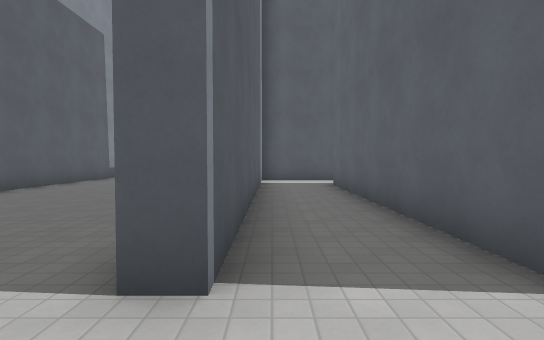
View 1 (above)

24 first-person views from a walk through a level from a Godot 3-D game. The camera is 1.5 m above the floor, tilts 2° down and sees 80° across. The floor is counted in squares, 2 m on a side. Each view is taken from the middle of a square. On the plan, view 1 faces up. The plan holds only what a view shows up to about 11 squares ahead; the rest is blank. The place goes on beyond the plan. Characters and animated objects are left out. Surface patterns are stand-ins for the level's own textures.

View 2
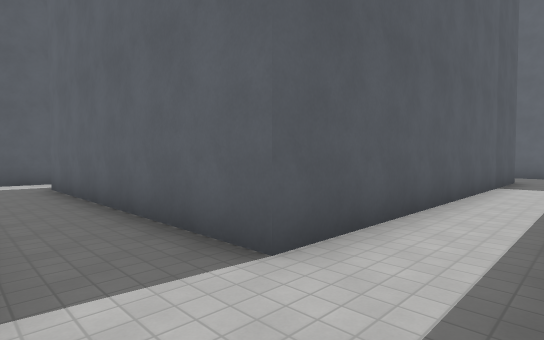

View 3
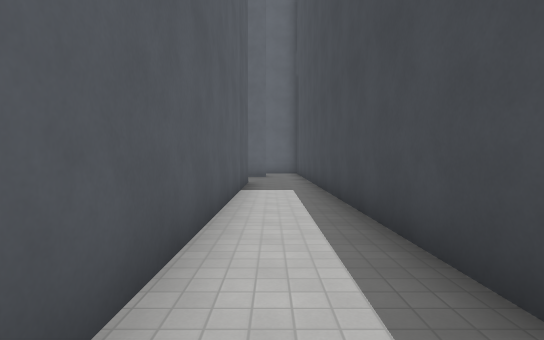

View 4
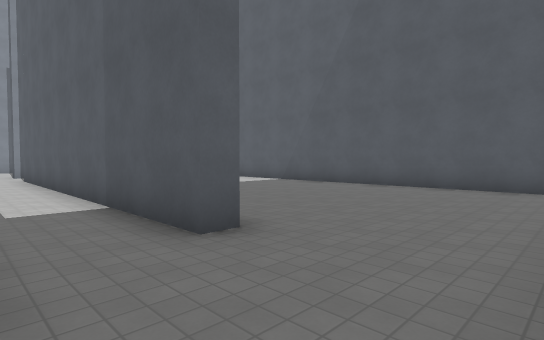

View 5
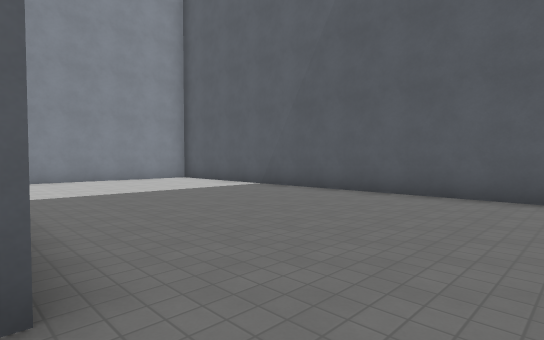

View 6
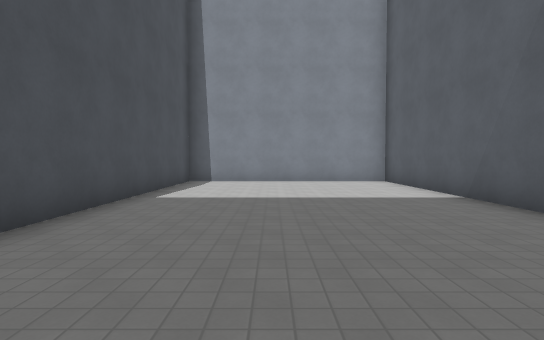

View 7
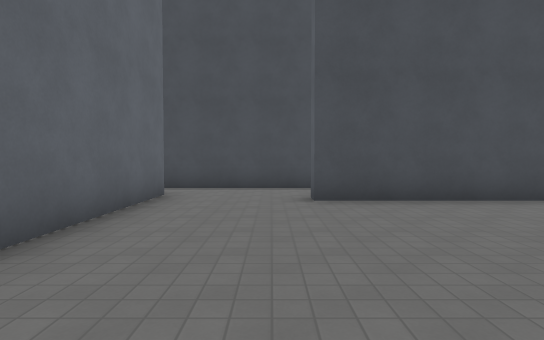

View 8
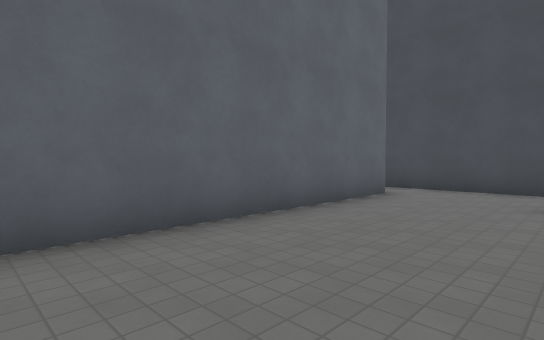

View 9
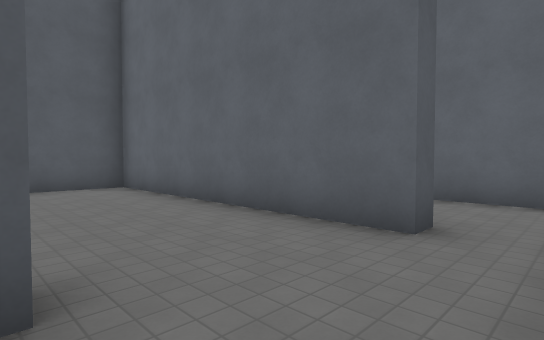

View 10
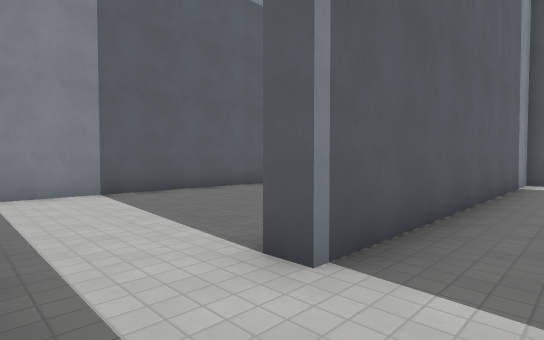

View 11
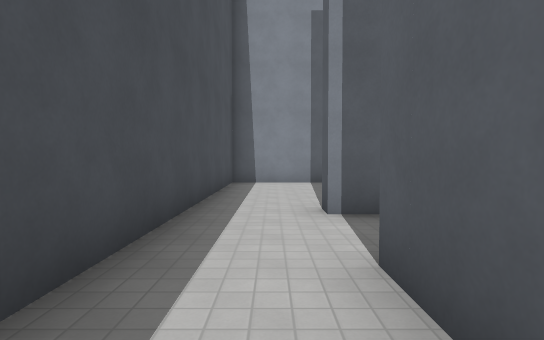

View 12
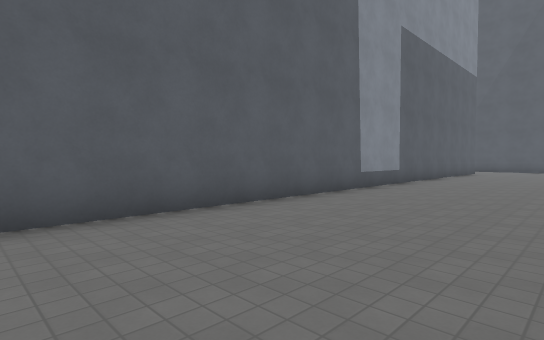

View 13
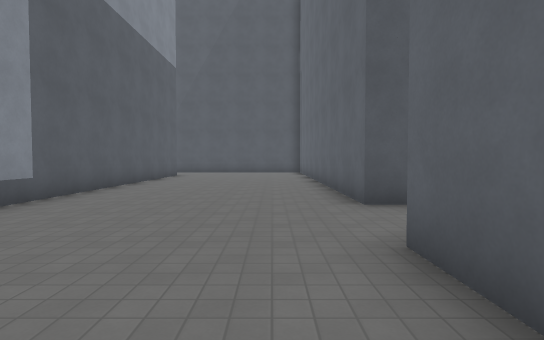

View 14
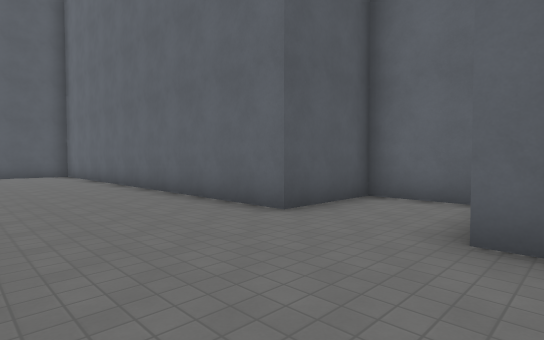

View 15
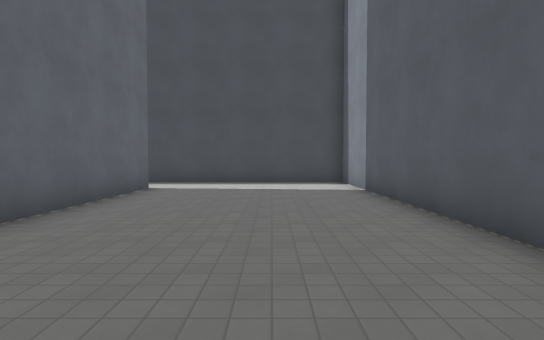

View 16
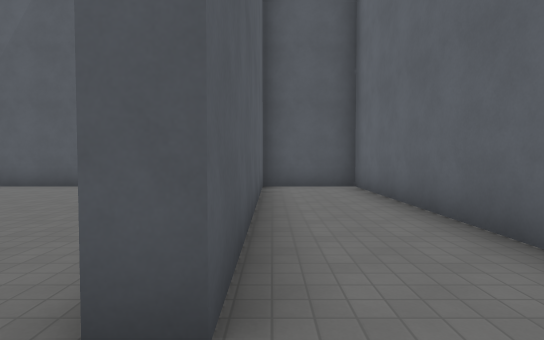

View 17
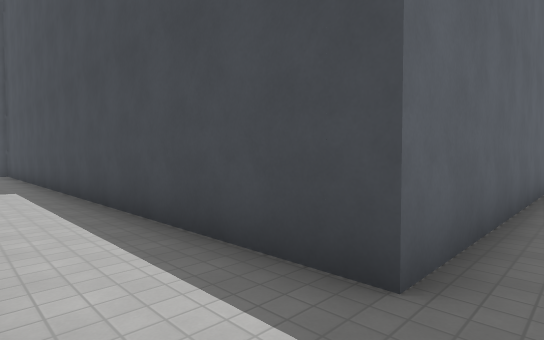

View 18
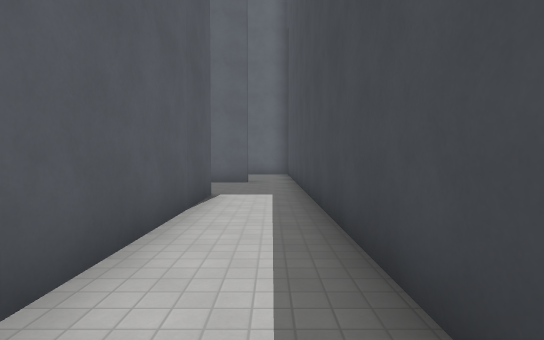

View 19
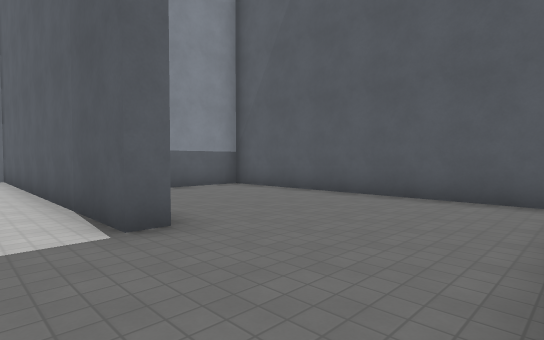

View 20
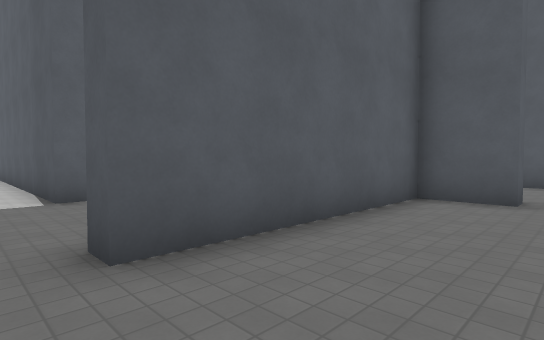

View 21
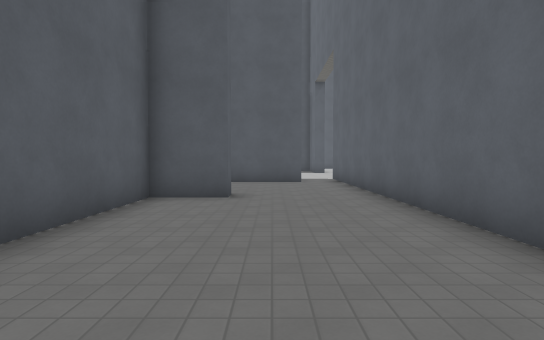

View 22
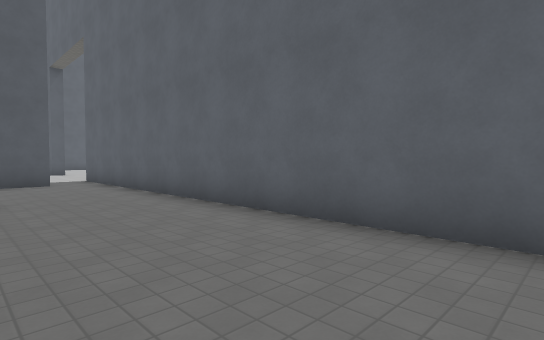

View 23
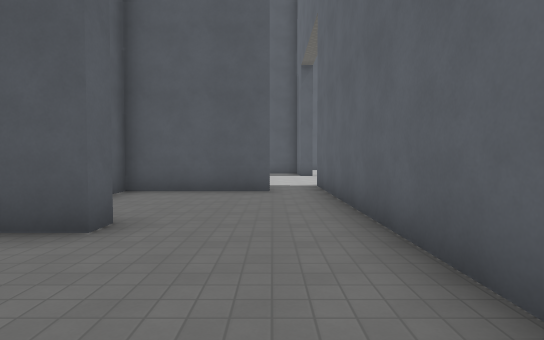

View 24
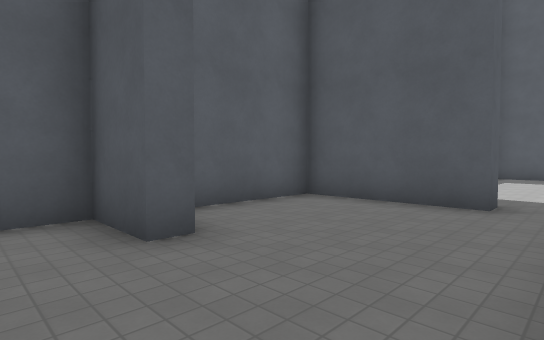

### Floor plan
Ten units are one square. View 1 is at (0, 0); x grows to the right and y downward. Boxes are objects, and circles mark ways between rooms. Rooms are numbered by the first view taken in them; rooms with no view inside come last. Other rooms are left out.
<svg viewBox="-67 -236 255 244">
<path fill="none" stroke="#000" d="M158 -12 152 -12 152 -88 23 -88 23 -23 123 -23 123 -17 18 -17M-5 3 160 3M-8 -102 -8 -118M20 -124 20 -142 -5 -142 -5 -231M-62 -200 -62 3 -5 3M-3 -17 -8 -17 -8 -64M183 -5 183 -88 158 -88M158 -84 158 -12M97 -119 97 -112 -3 -112 -3 -17M131 -108 131 -120M125 -163 52 -163 52 -140M18 -17 18 -92 124 -92M152 -169 152 -163 136 -163 136 -108 131 -108M183 -102 183 -220M169 -210 169 -204 136 -204 136 -176M124 -92 149 -92"/>
<circle cx="0" cy="-5" r="3" fill="#2a7"/>
<circle cx="160" cy="-5" r="3" fill="#2a7"/>
<circle cx="10" cy="-10" r="3" fill="#2a7"/>
<circle cx="130" cy="-100" r="3" fill="#2a7"/>
<text x="90" y="-40">1</text>
<text x="-30" y="-140">2</text>
<text x="170" y="-40">3</text>
<text x="70" y="-110">4</text>
<text x="160" y="-150">5</text>
</svg>
Room 1 opens to room 2. Room 1 opens to room 3. Room 1 opens to room 4. Room 4 opens to room 5.

Where each view was taken, in squares from view 1:
view 1: 0 up, 0 right, facing up
view 2: 0 up, 0 right, facing up-right
view 3: 1 up, 2 right, facing right
view 4: 0 up, 15 right, facing up-left
view 5: 2 up, 14 right, facing up-left
view 6: 5 up, 13 right, facing left
view 7: 8 up, 13 right, facing down
view 8: 8 up, 12 right, facing down-right
view 9: 0 up, 12 right, facing up-right
view 10: 0 up, 1 right, facing up-left
view 11: 1 up, 4 right, facing left
view 12: 5 up, 2 left, facing up-left
view 13: 9 up, 2 left, facing up
view 14: 11 up, 4 left, facing up-right
view 15: 10 up, 4 left, facing down
view 16: 0 up, 16 right, facing up
view 17: 11 up, 1 right, facing down-right
view 18: 10 up, 3 right, facing right
view 19: 10 up, 13 right, facing up-left
view 20: 10 up, 16 right, facing up-left
view 21: 10 up, 16 right, facing up
view 22: 10 up, 15 right, facing up-right
view 23: 13 up, 17 right, facing up
view 24: 15 up, 18 right, facing up-left
